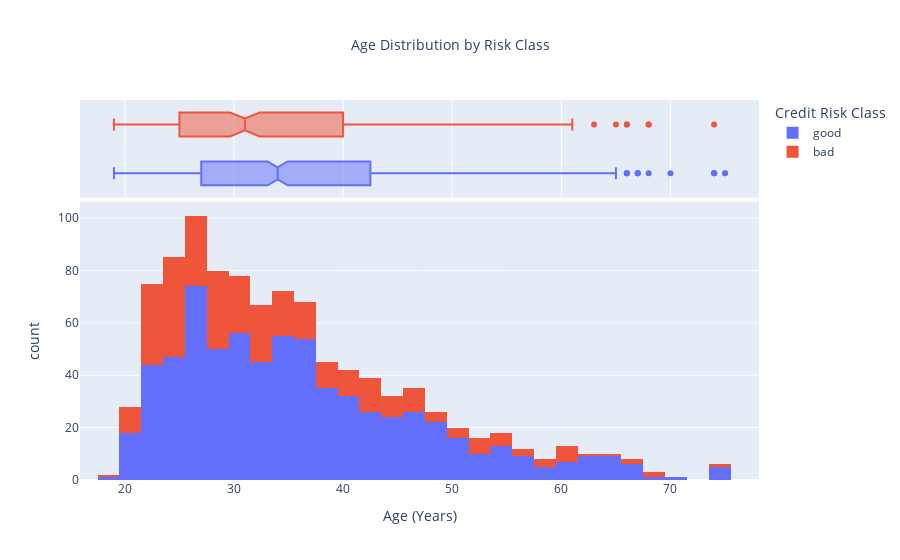

Notebook code cell kept with this figure:
### Code cell
# Import required libraries
import pandas as pd
import numpy as np
import matplotlib.pyplot as plt
import seaborn as sns
import plotly.express as px

# Set style for better visualizations
plt.style.use('seaborn')
sns.set_palette("husl")

# Read and initial data exploration
df = pd.read_csv('data/dataset_31_credit-g.csv')

# Data Cleaning
# Remove quotes from categorical variables
for col in df.select_dtypes(['object']):
    df[col] = df[col].str.strip("'")

# Convert duration and credit_amount to numeric
df['duration'] = pd.to_numeric(df['duration'])
df['credit_amount'] = pd.to_numeric(df['credit_amount'])

# Basic Statistics
print("Dataset Shape:", df.shape)
print("\nMissing Values:\n", df.isnull().sum())

# Visualization 1: Credit Amount Distribution by Class
plt.figure(figsize=(10, 6))
sns.boxplot(x='class', y='credit_amount', data=df)
plt.title('Credit Amount Distribution by Risk Class', pad=20, fontsize=12)
plt.xlabel('Credit Risk Classification', fontsize=10)
plt.ylabel('Credit Amount (Deutsche Mark)', fontsize=10)
plt.show()

# Visualization 2: Credit History vs Risk Class
plt.figure(figsize=(12, 6))
risk_by_history = df.groupby(['credit_history', 'class']).size().unstack()
risk_by_history.plot(kind='bar', stacked=True)
plt.title('Distribution of Risk Classes by Credit History', pad=20, fontsize=12)
plt.xlabel('Credit History Category', fontsize=10)
plt.ylabel('Number of Customers', fontsize=10)
plt.xticks(rotation=45)
plt.legend(title='Risk Class')
plt.tight_layout()
plt.show()

# Visualization 3: Age Distribution
fig = px.histogram(df, x='age',
                  color='class',
                  marginal='box',
                  title='Age Distribution by Risk Class',
                  labels={
                      'age': 'Age (Years)',
                      'class': 'Credit Risk Class',
                      'count': 'Number of Customers'
                  })
fig.update_layout(
    title_x=0.5,
    title_font_size=14
)
fig.show()

# Correlation Analysis
numeric_cols = df.select_dtypes(include=[np.number]).columns
correlation = df[numeric_cols].corr()
plt.figure(figsize=(10, 8))
sns.heatmap(correlation, annot=True, cmap='coolwarm', center=0)
plt.title('Correlation Matrix of Numeric Features', pad=20, fontsize=12)
plt.xlabel('Features', fontsize=10)
plt.ylabel('Features', fontsize=10)
plt.tight_layout()
plt.show()

### Figure 1 — Plotly figure (JSON) as saved in the notebook; plotly's stock layout.template omitted (floating-point values rounded to 4 significant figures; data arrays with more than 128 entries replaced by an {"elided": "..."} marker saying what was removed)
{"data": [{"alignmentgroup": "True", "bingroup": "x", "hovertemplate": "Credit Risk Class=good<br>Age (Years)=%{x}<br>count=%{y}<extra></extra>", "legendgroup": "good", "marker": {"color": "#636efa", "pattern": {"shape": ""}}, "name": "good", "offsetgroup": "good", "orientation": "v", "showlegend": true, "type": "histogram", "x": {"elided": "700 int values"}, "xaxis": "x", "yaxis": "y"}, {"alignmentgroup": "True", "hovertemplate": "Credit Risk Class=good<br>Age (Years)=%{x}<extra></extra>", "legendgroup": "good", "marker": {"color": "#636efa"}, "name": "good", "notched": true, "offsetgroup": "good", "showlegend": false, "type": "box", "x": {"elided": "700 int values"}, "xaxis": "x2", "yaxis": "y2"}, {"alignmentgroup": "True", "bingroup": "x", "hovertemplate": "Credit Risk Class=bad<br>Age (Years)=%{x}<br>count=%{y}<extra></extra>", "legendgroup": "bad", "marker": {"color": "#EF553B", "pattern": {"shape": ""}}, "name": "bad", "offsetgroup": "bad", "orientation": "v", "showlegend": true, "type": "histogram", "x": {"elided": "300 int values"}, "xaxis": "x", "yaxis": "y"}, {"alignmentgroup": "True", "hovertemplate": "Credit Risk Class=bad<br>Age (Years)=%{x}<extra></extra>", "legendgroup": "bad", "marker": {"color": "#EF553B"}, "name": "bad", "notched": true, "offsetgroup": "bad", "showlegend": false, "type": "box", "x": {"elided": "300 int values"}, "xaxis": "x2", "yaxis": "y2"}], "layout": {"barmode": "relative", "legend": {"title": {"text": "Credit Risk Class"}, "tracegroupgap": 0}, "title": {"font": {"size": 14}, "text": "Age Distribution by Risk Class", "x": 0.5}, "xaxis": {"anchor": "y", "domain": [0, 1], "title": {"text": "Age (Years)"}}, "xaxis2": {"anchor": "y2", "domain": [0, 1], "matches": "x", "showgrid": true, "showticklabels": false}, "yaxis": {"anchor": "x", "domain": [0, 0.7326], "title": {"text": "count"}}, "yaxis2": {"anchor": "x2", "domain": [0.7426, 1], "matches": "y2", "showgrid": false, "showline": false, "showticklabels": false, "ticks": ""}}}
